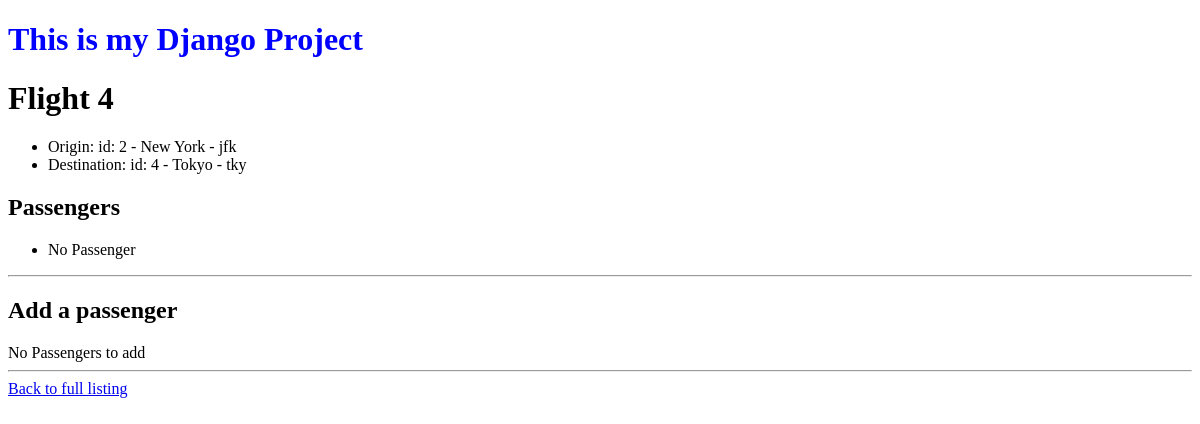
The page /4 on the database as committed earlier.
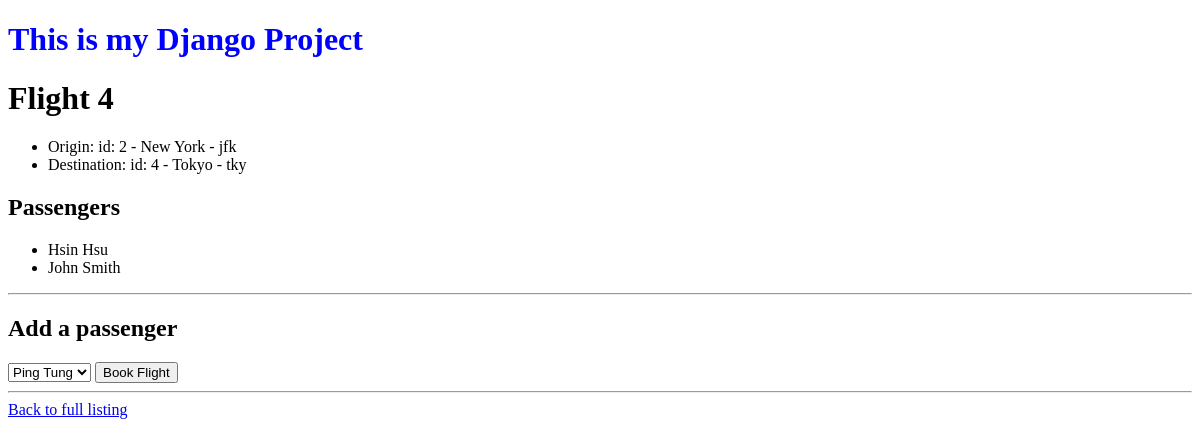
The same page on the database as committed later.
### hello/models.py (models this page shows)
class Passenger(models.Model):
	first = models.CharField(max_length=64)
	last = models.CharField(max_length=64)
	flights = models.ManyToManyField(Flight, blank=True, related_name='passenger')
	def __str__(self):
		return "{} {}".format(self.first, self.last)

### hello/views.py (the view)
# urls.py: path("<int:flight_id>", views.flight, name='flight'),
def flight(request, flight_id):
	try:
		flight = Flight.objects.get(pk=flight_id) #pk = primary key
	except Exception as e:
		raise Http404('Flight does not exist')
	context = {
		"flight": flight,
		"passengers": flight.passenger.all(),
		"non_passengers":Passenger.objects.exclude(flights=flight).all(),
	}
	return render(request, "flights/flight.html", context)

### hello/models.py (called while the page is built)
	def __str__(self):
		return f"id: {self.id} - {self.city} - {self.code}"

### hello/templates/flights/flight.html (shortened to what this page needs)
{% extends 'flights/base.html' %}
{% block body %}
	<h1>Flight {{ flight.id }}</h1>
		<ul>
			<li id='origin' value='flight num'>Origin: {{ flight.origin }}</li>
			<li id='destination'>Destination: {{ flight.destination }}</li>
		</ul>
	<h2>Passengers</h2>
	    <ul>
	    	{% for passenger in passengers %}
		    	<li>
	 				{{passenger}}
		    	</li>
 			{% empty %}
 				<li>No Passenger</li>
	    	{% endfor %}
	    </ul>
	<hr>
	<h2>Add a passenger</h2>
    {% if non_passengers %}
	    <form action="{% url 'book' flight.id %}" method='post'>
	    	<select name='passenger_selection'>
	    		{% for passenger in non_passengers %}
	    			<option value={{ passenger.id }}>{{ passenger }}</option>
	 			{% endfor %}
	    	</select>
	        <input type="submit" value="Book Flight"/>
	    </form>
    {% else %}
    	<div>No Passengers to add</div>
    {% endif %}
    <hr>
	<a href="{% url 'index' %}">Back to full listing</a>
{% endblock %}

Rows that differ between the two databases and show on the page:
added Passenger: first+last "Hsin Hsu"
added Passenger: first+last "John Smith"
Other text that changed with them:
form field passenger_selection: (not shown) → "Ping Tung"
form field value: (not shown) → "Book Flight"
text no longer shown: "No Passenger No Passengers to add"
